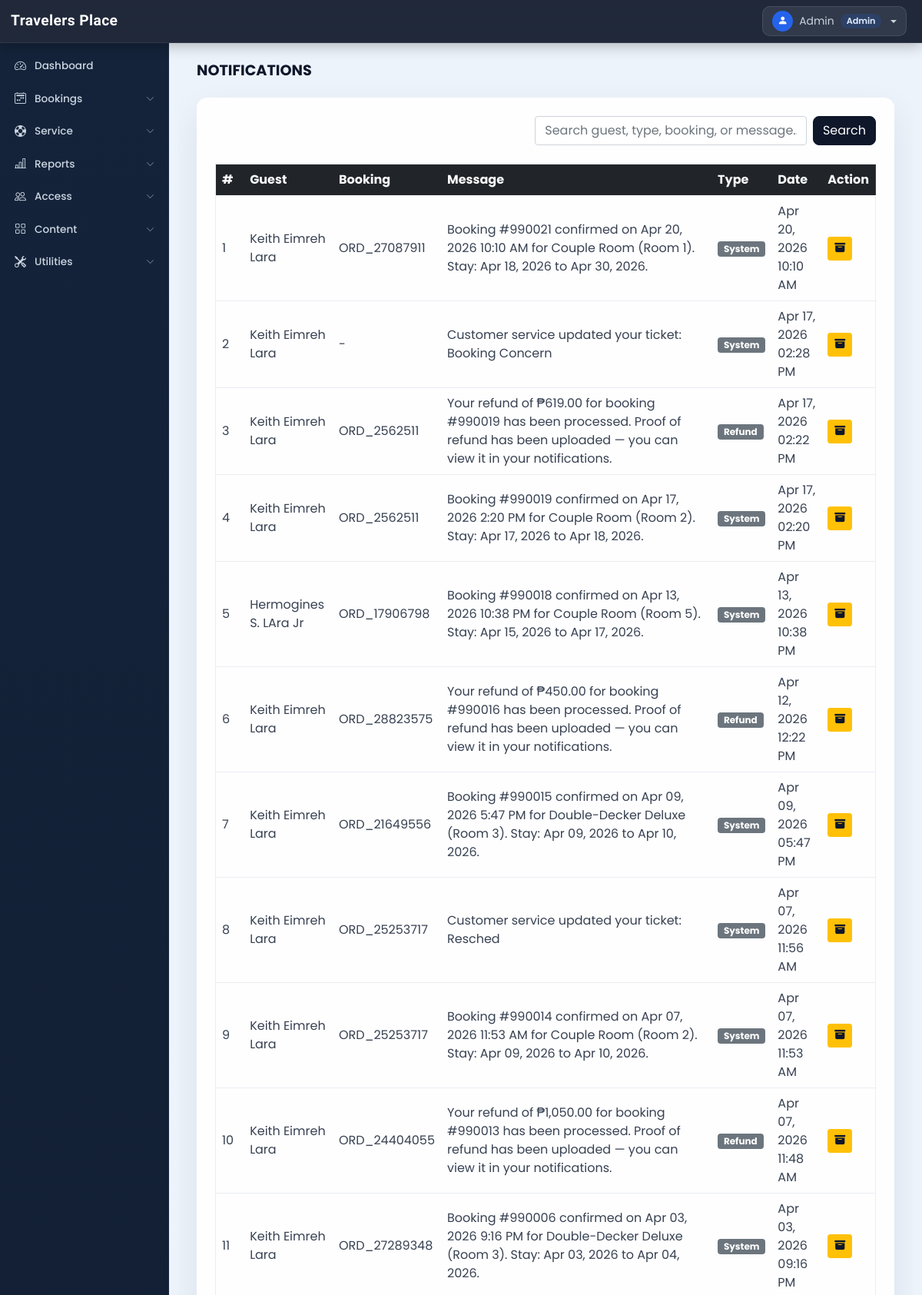
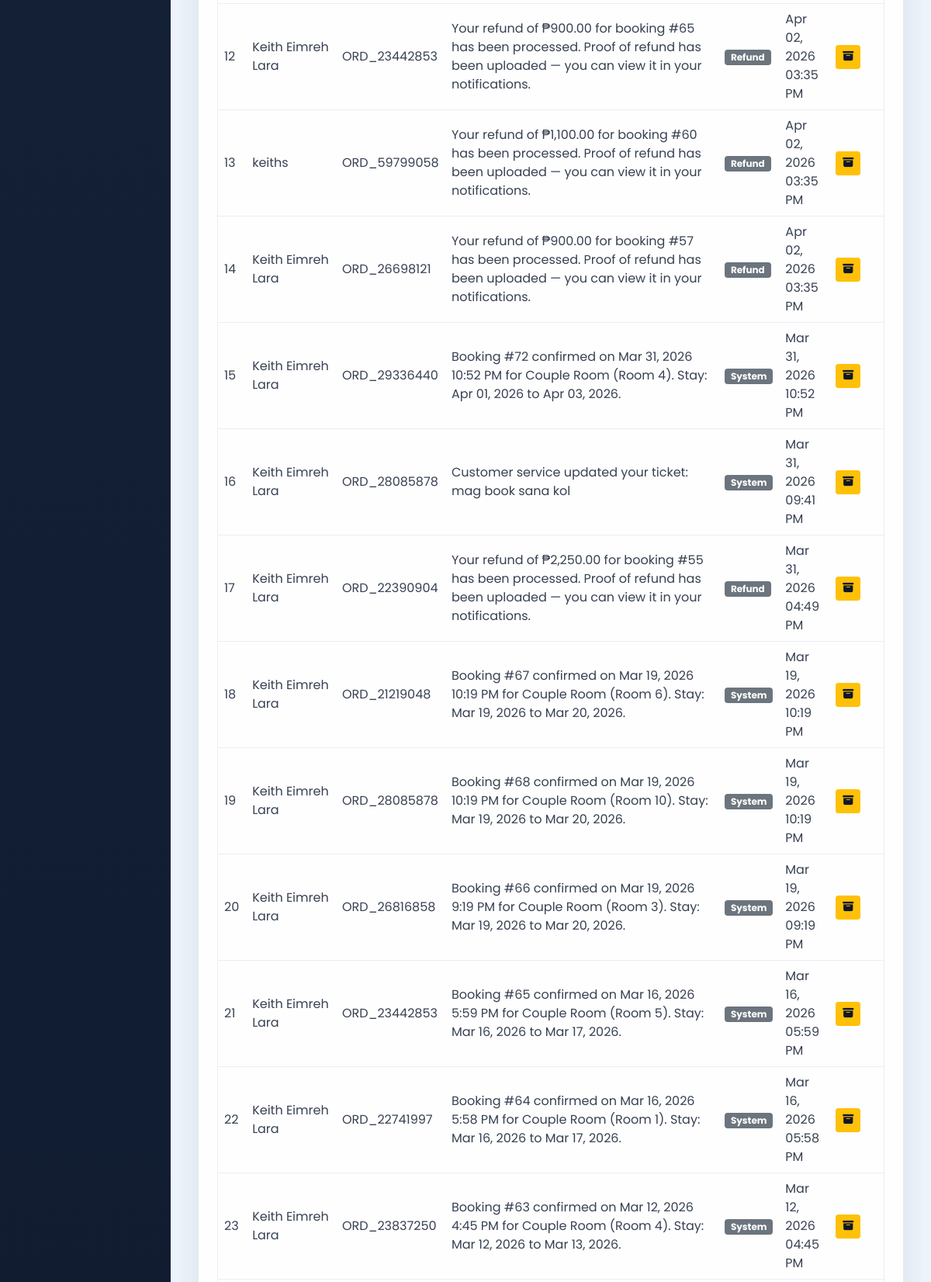
/admin/notifications.php (signed in, upper part), run on the app's committed database (2 pictures, top to bottom).
### tables this page shows
CREATE TABLE `notifications` (
  `id` int(11) NOT NULL AUTO_INCREMENT,
  `user_id` int(11) NOT NULL,
  `booking_id` int(11) NOT NULL,
  `message` text NOT NULL,
  `is_read` tinyint(1) DEFAULT 0,
  `created_at` timestamp NOT NULL DEFAULT current_timestamp(),
  `type` enum('booking','payment','refund','system') NOT NULL DEFAULT 'system',
  `is_archived` tinyint(1) NOT NULL DEFAULT 0,
  `archived_at` datetime DEFAULT NULL,
  PRIMARY KEY (`id`),
  KEY `user_id` (`user_id`),
  KEY `booking_id` (`booking_id`),
  KEY `type` (`type`),
  KEY `is_read` (`is_read`),
  KEY `idx_notifications_user_read_created` (`user_id`,`is_read`,`created_at`),
  KEY `idx_notifications_booking_type_read` (`booking_id`,`type`,`is_read`)
);

CREATE TABLE `user_cred` (
  `id` int(11) NOT NULL AUTO_INCREMENT,
  `name` varchar(100) NOT NULL,
  `email` varchar(150) NOT NULL,
  `address` varchar(120) NOT NULL,
  `phonenum` varchar(100) NOT NULL,
  `pincode` int(11) NOT NULL,
  `dob` date NOT NULL,
  `profile` varchar(100) NOT NULL,
  `password` varchar(200) NOT NULL,
  `is_verified` int(11) NOT NULL DEFAULT 0,
  `token` varchar(200) DEFAULT NULL,
  `t_expire` date DEFAULT NULL,
  `status` int(11) NOT NULL DEFAULT 1,
  `is_archived` tinyint(1) NOT NULL DEFAULT 0,
  `datentime` datetime NOT NULL DEFAULT current_timestamp(),
  `username` varchar(100) DEFAULT NULL,
  `verification_code` varchar(255) DEFAULT NULL,
  PRIMARY KEY (`id`),
  UNIQUE KEY `uniq_user_cred_username` (`username`),
  KEY `idx_user_cred_status_datentime` (`status`,`datentime`)
);

CREATE TABLE `booking_order` (
  `booking_id` int(11) NOT NULL AUTO_INCREMENT,
  `user_id` int(11) NOT NULL,
  `room_id` int(11) NOT NULL,
  `check_in` date NOT NULL,
  `check_out` date NOT NULL,
  `arrival` int(11) NOT NULL DEFAULT 0,
  `refund` int(11) DEFAULT NULL,
  `booking_status` varchar(100) NOT NULL DEFAULT 'pending',
  `order_id` varchar(150) NOT NULL,
  `trans_id` varchar(200) DEFAULT NULL,
  `trans_amt` int(11) NOT NULL,
  `trans_status` varchar(100) NOT NULL DEFAULT 'pending',
  `trans_resp_msg` varchar(200) DEFAULT NULL,
  `rate_review` int(11) DEFAULT NULL,
  `datentime` datetime NOT NULL DEFAULT current_timestamp(),
  `is_archived` tinyint(1) NOT NULL DEFAULT 0,
  `payment_status` enum('pending','partial','paid') DEFAULT 'pending',
  `payment_proof` varchar(255) DEFAULT NULL,
  `refund_proof` varchar(255) DEFAULT NULL,
  `refund_amount` decimal(10,2) DEFAULT NULL,
  `amount_paid` decimal(10,2) DEFAULT 0.00,
  `confirmed_at` datetime DEFAULT NULL,
  `total_amt` decimal(10,2) DEFAULT 0.00,
  `downpayment` decimal(10,2) DEFAULT 0.00,
  `balance_due` decimal(10,2) DEFAULT 0.00,
  `promo_code` varchar(50) DEFAULT NULL,
  `discount_amount` decimal(10,2) DEFAULT 0.00,
  `booking_source` varchar(20) NOT NULL DEFAULT 'online',
  `created_by_admin` int(11) DEFAULT NULL,
  `walkin_note` text DEFAULT NULL,
  PRIMARY KEY (`booking_id`),
  KEY `user_id` (`user_id`),
  KEY `room_id` (`room_id`),
  KEY `idx_booking_order_status_refund` (`booking_status`,`refund`),
  KEY `idx_booking_order_status_arrival_source` (`booking_status`,`arrival`,`booking_source`),
  KEY `idx_booking_order_user_status_booking` (`user_id`,`booking_status`,`booking_id`),
  KEY `idx_booking_order_datentime` (`datentime`),
  KEY `idx_booking_order_check_in_status` (`check_in`,`booking_status`),
  KEY `idx_booking_order_check_out_status` (`check_out`,`booking_status`),
  CONSTRAINT `booking_order_ibfk_1` FOREIGN KEY (`user_id`) REFERENCES `user_cred` (`id`),
  CONSTRAINT `booking_order_ibfk_2` FOREIGN KEY (`room_id`) REFERENCES `rooms` (`id`)
);

### admin/inc/db_config.php (called while the page is built, shortened)
<?php
  function select($sql,$values,$datatypes)
  {
    $con = $GLOBALS['con'];
    if($stmt = mysqli_prepare($con,$sql))
    {
      if(!empty($values)){
        mysqli_stmt_bind_param($stmt,$datatypes,...$values);
      }
      if(mysqli_stmt_execute($stmt)){
        $res = mysqli_stmt_get_result($stmt);
        return $res;
      }
      else{
        mysqli_stmt_close($stmt);
        die("Query cannot be executed - Select");
      }
    }
    else{
      die("Query cannot be prepared - Select");
    }
  }

### admin/notifications.php (the view, shortened to what this page needs)
<?php
  require('inc/essentials.php');
  require('inc/db_config.php');
  $search = trim((string)($_GET['search'] ?? ''));
  $like = '%' . $search . '%';
  $notifications = [];
  $res = select(
    "SELECT n.*, uc.name AS guest_name, bo.order_id
     FROM `notifications` n
     LEFT JOIN `user_cred` uc ON uc.id = n.user_id
     LEFT JOIN `booking_order` bo ON bo.booking_id = n.booking_id
     WHERE n.is_archived = 0
       AND (n.message LIKE ? OR n.type LIKE ? OR COALESCE(uc.name,'') LIKE ? OR COALESCE(bo.order_id,'') LIKE ?)
     ORDER BY n.created_at DESC, n.id DESC",
    [$like, $like, $like, $like],
    'ssss'
  );
  while ($row = mysqli_fetch_assoc($res)) {
    $notifications[] = $row;
  }
?>
<!DOCTYPE html>
<html lang="en">
<head>
  <?php require('inc/links.php'); ?>
</head>
<body class="bg-light">
  <?php require('inc/header.php'); ?>
  <div class="container-fluid" id="main-content">
    <div class="row">
      <div class="col-lg-10 ms-auto p-4 overflow-hidden">
        <h3 class="mb-4">NOTIFICATIONS</h3>
        <div class="card border-0 shadow-sm mb-4">
          <div class="card-body">
            <form class="mb-4">
              <div class="row g-2">
                <div class="col-md-5 ms-auto">
                  <input type="text" name="search" class="form-control shadow-none" value="<?php echo htmlspecialchars($search); ?>" placeholder="Search guest, type, booking, or message...">
                </div>
                <div class="col-md-auto">
                  <button class="btn btn-dark shadow-none" type="submit">Search</button>
                </div>
              </div>
            </form>
            <div class="table-responsive">
              <table class="table table-hover border align-middle">
                <thead>
                  <tr class="bg-dark text-light">
                    <th>#</th>
                    <th>Guest</th>
                    <th>Booking</th>
                    <th>Message</th>
                    <th>Type</th>
                    <th>Date</th>
                    <th>Action</th>
                  </tr>
                </thead>
                <tbody>
                  <?php if (empty($notifications)): ?>
                    <tr>
                      <td colspan="7" class="text-center py-4 text-muted">No notifications found.</td>
                    </tr>
                  <?php else: ?>
                    <?php foreach ($notifications as $index => $notification): ?>
                      <tr>
                        <td><?php echo $index + 1; ?></td>
                        <td><?php echo htmlspecialchars($notification['guest_name'] ?: ('User #' . (int)$notification['user_id'])); ?></td>
                        <td><?php echo !empty($notification['order_id']) ? htmlspecialchars($notification['order_id']) : '-'; ?></td>
                        <td style="min-width: 320px;"><?php echo nl2br(htmlspecialchars($notification['message'])); ?></td>
                        <td><span class="badge bg-secondary"><?php echo htmlspecialchars(ucfirst($notification['type'])); ?></span></td>
                        <td><?php echo date('M d, Y h:i A', strtotime($notification['created_at'])); ?></td>
                        <td>
                          <button type="button" class="btn btn-warning btn-sm shadow-none" onclick="archiveNotification(<?php echo (int)$notification['id']; ?>)">
                            <i class="bi bi-archive-fill"></i>
                          </button>
                        </td>
                      </tr>
                    <?php endforeach; ?>
                  <?php endif; ?>
                </tbody>
              </table>
            </div>
          </div>
        </div>
      </div>
    </div>
  </div>
</body>
</html>

### admin/css/common.css (style rules this page uses)
:root { --teal: #2ec1ac; --teal_hover: #279e8c; }
* { font-family: 'Poppins', sans-serif; }
body.bg-light { background: linear-gradient(135deg, #f5f7fa 0%, #c3cfe2 100%); min-height: 100vh; }

### admin/css/layout.css (style rules this page uses)
:root { --sidebar-bg: #0f172a; --sidebar-hover: rgba(255,255,255,0.07); --sidebar-active-bg: #1e3a5f; --sidebar-text: #cbd5e1; --sidebar-text-active: #fff; --navbar-bg: rgba(15,23,42,0.95); --sidebar-width: 220px; --navbar-height: 56px; --accent: #3b82f6; }
body { background: #f1f5f9 !important; padding-top: var(--navbar-height) !important; padding-left: var(--sidebar-width) !important; }
#main-content > .row { margin: 0; }
#main-content > .row > [class*="col-"] { max-width: 100% !important; width: 100% !important; flex: 0 0 100% !important; margin-left: 0 !important; padding-right: 0; }
#main-content .card { background: #fff; border: none !important; border-radius: 14px; box-shadow: 0 2px 16px rgba(0,0,0,0.07); }
#main-content .card-body { padding: 1.5rem; }
#main-content h3 { font-size: 1.2rem; font-weight: 700; color: #0f172a; }
.btn-dark { background: #0f172a; border-color: #0f172a; border-radius: 8px; }
#main-content .table { color: #374151; }
#main-content .table thead { background: #0f172a; color: #fff; }

### admin/css/admin-theme.css (style rules this page uses)
:root { --admin-accent: #2563eb; --admin-accent-rgb: 37, 99, 235; --admin-sidebar-bg: #14233a; --admin-sidebar-bg-strong: #0f172a; --admin-navbar-bg: rgba(15, 23, 42, 0.92); --admin-page-bg: #edf3fb; --admin-surface: rgba(255, 255, 255, 0.96); --admin-surface-muted: #f8fbff; --admin-border: rgba(148, 163, 184, 0.28); --admin-text: #0f172a; --admin-text-muted: #64748b; --admin-card-shadow: 0 18px 45px rgba(15, 23, 42, 0.08); --admin-menu-bg: #132136; --admin-menu-border: rgba(255, 255, 255, 0.08); --admin-menu-text: #d7e1ee; --admin-menu-text-muted: #94a3b8; --admin-sidebar-text: #d7e1ee; --admin-sidebar-text-active: #ffffff; --admin-sidebar-hover: rgba(255, 255, 255, 0.08); --admin-sidebar-active-bg: rgba(37, 99, 235, 0.18); --admin-login-bg: radial-gradient(circle at top left, rgba(37, 99, 235, 0.18), transparent 32%), radial-gradient(circle at bottom right, rgba(59, 130, 246, 0.12), transparent 28%), linear-gradient(135deg, #f7fbff 0%, #e9f0f9 52%, #dde7f3 100%); --admin-login-card: rgba(255, 255, 255, 0.92); --admin-login-card-border: rgba(255, 255, 255, 0.86); --admin-login-input: rgba(248, 250, 252, 0.98); --admin-login-input-border: #d7e2ee; --admin-login-input-text: #102033; --admin-login-muted: #607086; --admin-login-toggle-bg: rgba(255, 255, 255, 0.82); --admin-login-shadow: 0 25px 65px rgba(15, 23, 42, 0.14); }
body:not(.admin-auth-page) { background: var(--admin-page-bg) !important; color: var(--admin-text); transition: background-color 0.25s ease, color 0.25s ease; }
#main-content .card, .modal-content, .offcanvas, .dropdown-menu:not(.profile-dropdown):not(.theme-dropdown-menu) { background: var(--admin-surface) !important; color: var(--admin-text) !important; border-color: var(--admin-border) !important; box-shadow: var(--admin-card-shadow) !important; }
.btn-success, .btn-danger, .btn-warning, .btn-info, .btn-secondary, .btn-dark { color: #ffffff !important; }
.btn-warning, .btn-info { color: #0f172a !important; }
#main-content .badge.bg-danger, #main-content .badge.bg-success, #main-content .badge.bg-primary, #main-content .badge.bg-secondary, .modal-content .badge.bg-danger, .modal-content .badge.bg-success, .modal-content .badge.bg-primary, .modal-content .badge.bg-secondary, .admin-count-badge { color: #ffffff !important; }
#main-content .border, #main-content .border-top, #main-content .border-bottom, #main-content .border-start, #main-content .border-end, .modal-content .border, .modal-content .border-top, .modal-content .border-bottom, .modal-content .border-start, .modal-content .border-end { border-color: rgba(148, 163, 184, 0.18) !important; }

### data on the page
notifications: user_cred.name "Keith Eimreh Lara", booking_order.order_id "ORD_27087911", message "Booking #990021 confirmed on Apr 20, 2026 10:10 AM for Couple Room (Room 1). Stay: Apr 18, 2026 to Apr 30, 2026.", type "System", created_at "Apr 20, 2026 10:10 AM"
notifications: user_cred.name "Keith Eimreh Lara", message "Customer service updated your ticket: Booking Concern", type "System", created_at "Apr 17, 2026 02:28 PM"
notifications: user_cred.name "Keith Eimreh Lara", booking_order.order_id "ORD_2562511", message "Your refund of ₱619.00 for booking #990019 has been processed. Proof of refund has been uploaded — you can view it in your notifications.", type "Refund", created_at "Apr 17, 2026 02:22 PM"
notifications: user_cred.name "Keith Eimreh Lara", booking_order.order_id "ORD_2562511", message "Booking #990019 confirmed on Apr 17, 2026 2:20 PM for Couple Room (Room 2). Stay: Apr 17, 2026 to Apr 18, 2026.", type "System", created_at "Apr 17, 2026 02:20 PM"
notifications: user_cred.name "Hermogines S. LAra Jr", booking_order.order_id "ORD_17906798", message "Booking #990018 confirmed on Apr 13, 2026 10:38 PM for Couple Room (Room 5). Stay: Apr 15, 2026 to Apr 17, 2026.", type "System", created_at "Apr 13, 2026 10:38 PM"
notifications: user_cred.name "Keith Eimreh Lara", booking_order.order_id "ORD_28823575", message "Your refund of ₱450.00 for booking #990016 has been processed. Proof of refund has been uploaded — you can view it in your notifications.", type "Refund", created_at "Apr 12, 2026 12:22 PM"
notifications: user_cred.name "Keith Eimreh Lara", booking_order.order_id "ORD_21649556", message "Booking #990015 confirmed on Apr 09, 2026 5:47 PM for Double-Decker Deluxe (Room 3). Stay: Apr 09, 2026 to Apr 10, 2026.", type "System", created_at "Apr 09, 2026 05:47 PM"
notifications: user_cred.name "Keith Eimreh Lara", booking_order.order_id "ORD_25253717", message "Customer service updated your ticket: Resched", type "System", created_at "Apr 07, 2026 11:56 AM"
notifications: user_cred.name "Keith Eimreh Lara", booking_order.order_id "ORD_25253717", message "Booking #990014 confirmed on Apr 07, 2026 11:53 AM for Couple Room (Room 2). Stay: Apr 09, 2026 to Apr 10, 2026.", type "System", created_at "Apr 07, 2026 11:53 AM"
notifications: user_cred.name "Keith Eimreh Lara", booking_order.order_id "ORD_24404055", message "Your refund of ₱1,050.00 for booking #990013 has been processed. Proof of refund has been uploaded — you can view it in your notifications.", type "Refund", created_at "Apr 07, 2026 11:48 AM"
notifications: user_cred.name "Keith Eimreh Lara", booking_order.order_id "ORD_27289348", message "Booking #990006 confirmed on Apr 03, 2026 9:16 PM for Double-Decker Deluxe (Room 3). Stay: Apr 03, 2026 to Apr 04, 2026.", type "System", created_at "Apr 03, 2026 09:16 PM"
notifications: user_cred.name "Keith Eimreh Lara", booking_order.order_id "ORD_23442853", message "Your refund of ₱900.00 for booking #65 has been processed. Proof of refund has been uploaded — you can view it in your notifications.", type "Refund", created_at "Apr 02, 2026 03:35 PM"
notifications: user_cred.name "keiths", booking_order.order_id "ORD_59799058", message "Your refund of ₱1,100.00 for booking #60 has been processed. Proof of refund has been uploaded — you can view it in your notifications.", type "Refund", created_at "Apr 02, 2026 03:35 PM"
notifications: user_cred.name "Keith Eimreh Lara", booking_order.order_id "ORD_26698121", message "Your refund of ₱900.00 for booking #57 has been processed. Proof of refund has been uploaded — you can view it in your notifications.", type "Refund", created_at "Apr 02, 2026 03:35 PM"
notifications: user_cred.name "Keith Eimreh Lara", booking_order.order_id "ORD_29336440", message "Booking #72 confirmed on Mar 31, 2026 10:52 PM for Couple Room (Room 4). Stay: Apr 01, 2026 to Apr 03, 2026.", type "System", created_at "Mar 31, 2026 10:52 PM"
notifications: user_cred.name "Keith Eimreh Lara", booking_order.order_id "ORD_28085878", message "Customer service updated your ticket: mag book sana kol", type "System", created_at "Mar 31, 2026 09:41 PM"
notifications: user_cred.name "Keith Eimreh Lara", booking_order.order_id "ORD_22390904", message "Your refund of ₱2,250.00 for booking #55 has been processed. Proof of refund has been uploaded — you can view it in your notifications.", type "Refund", created_at "Mar 31, 2026 04:49 PM"
notifications: user_cred.name "Keith Eimreh Lara", booking_order.order_id "ORD_21219048", message "Booking #67 confirmed on Mar 19, 2026 10:19 PM for Couple Room (Room 6). Stay: Mar 19, 2026 to Mar 20, 2026.", type "System", created_at "Mar 19, 2026 10:19 PM"
notifications: user_cred.name "Keith Eimreh Lara", booking_order.order_id "ORD_28085878", message "Booking #68 confirmed on Mar 19, 2026 10:19 PM for Couple Room (Room 10). Stay: Mar 19, 2026 to Mar 20, 2026.", type "System", created_at "Mar 19, 2026 10:19 PM"
notifications: user_cred.name "Keith Eimreh Lara", booking_order.order_id "ORD_26816858", message "Booking #66 confirmed on Mar 19, 2026 9:19 PM for Couple Room (Room 3). Stay: Mar 19, 2026 to Mar 20, 2026.", type "System", created_at "Mar 19, 2026 09:19 PM"
notifications: user_cred.name "Keith Eimreh Lara", booking_order.order_id "ORD_23442853", message "Booking #65 confirmed on Mar 16, 2026 5:59 PM for Couple Room (Room 5). Stay: Mar 16, 2026 to Mar 17, 2026.", type "System", created_at "Mar 16, 2026 05:59 PM"
notifications: user_cred.name "Keith Eimreh Lara", booking_order.order_id "ORD_22741997", message "Booking #64 confirmed on Mar 16, 2026 5:58 PM for Couple Room (Room 1). Stay: Mar 16, 2026 to Mar 17, 2026.", type "System", created_at "Mar 16, 2026 05:58 PM"
notifications: user_cred.name "Keith Eimreh Lara", booking_order.order_id "ORD_23837250", message "Booking #63 confirmed on Mar 12, 2026 4:45 PM for Couple Room (Room 4). Stay: Mar 12, 2026 to Mar 13, 2026.", type "System", created_at "Mar 12, 2026 04:45 PM"

### other printed values
$admin_name "Admin"
$admin_role "Admin"
